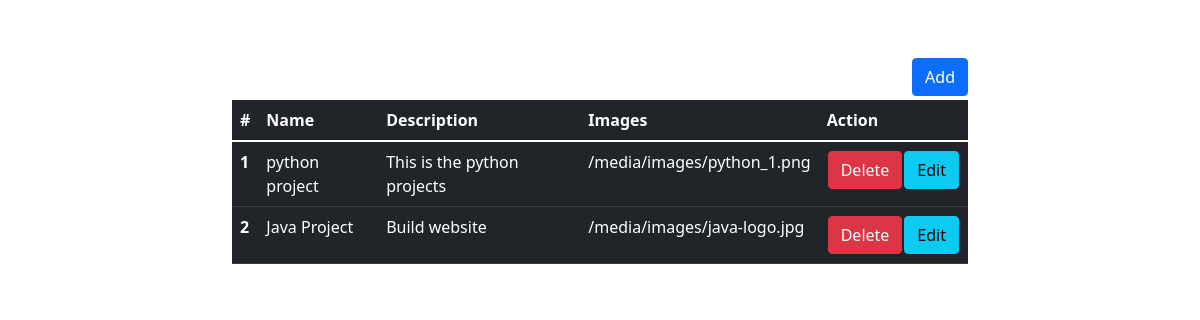
The page / on the database its author committed.
### project_management/models.py (models this page shows, shortened)
class Project(models.Model):
    name = models.CharField(max_length=200)
    description = models.TextField()
    duration = models.IntegerField(default=0)
    image = models.ImageField(upload_to='images/')

### project_management/views.py (the view)
# urls.py: path('', HomeView.as_view(), name='home'),
class HomeView(View):
    def get(self, request):
        projects = Project.objects.all()
        return render(request, 'core/index.html', {'projects': projects})

### project_management/templates/core/index.html (shortened to what this page needs)
{% extends 'core/base.html'%}
{% block main_content %}
<section class="container">
<div class="row justify-content-around text-center text-white mt-3">
    <div class="col-sm-8">
        <h3>Welcome to Project Management</h3>
        </div>
</div>
<div class="row justify-content-around">
    <div class="col-sm-8">
        <a href="{% url 'add_project' %}" class="btn btn-primary float-end">Add</a>
    </div>
</div>
<div class="row justify-content-around text-white mt-1">
    <div class="col-sm-8">
        <table class="table table-dark table-hover">
            <thead>
                <tr>
                  <th scope="col">#</th>
                  <th scope="col">Name</th>
                  <th scope="col">Description</th>
                  <th scope="col">Images</th>
                  <th scope="col">Action</th>
                </tr>
              </thead>
              <tbody>
                {% for project in projects %}
                <tr>
                  <th scope="row">{{forloop.counter}}</th>
                  <td>{{project.name}}</td>
                  <td>{{project.description}}</td>
                  <td>{{project.image.url}}</td>
                  <td>
                    <table>
                      <tr>
                        <td>
                          <form action="{% url 'delete_project' %}" method="POST">
                            <button type="submit" class="btn btn-danger">Delete</button>
                        </form>
                        </td>
                         <td>
                          <a href="{% url 'edit_project' project.id %}" class="btn btn-info">Edit</a>
                         </td>
                      </tr>
                    </table>
                  </td>
                </tr>
                {% endfor %}
              </tbody>
          </table>
    </div>
</div>
</section>
{% endblock main_content %}

### rows shown on the page
Project: name "python project", description "This is the python projects", image "/media/images/python_1.png"
Project: name "Java Project", description "Build website", image "/media/images/java-logo.jpg"
